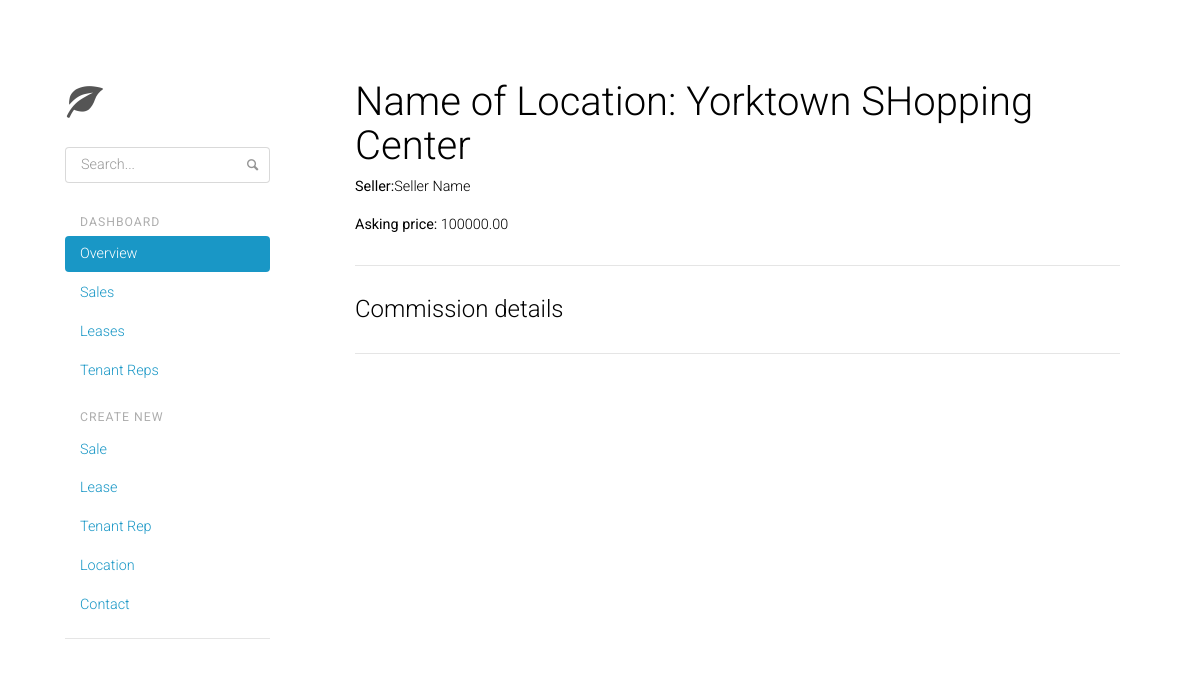
The app's page /commissions/sale/1/ with its own data.
### commissions/models.py (models this page shows, shortened)
class Sale(TimeStampedModel):
    buyer_name = models.CharField(max_length=80, blank=True)
    seller_name = models.CharField(max_length=80, blank=True)
    location_name = models.CharField(max_length=120, blank=True)
    status = models.CharField(max_length=3, choices=SALE_WORKFLOW_STATUS, blank=True, default=0, help_text="Workflow status")
    transaction_close_date = models.DateField("close date", blank=True, null=True)
    asking_price = models.DecimalField(decimal_places=2, null=False, blank=False, max_digits=20, default=0)
    contract_execution_date = models.DateField("contract signed on", blank=True, null=True)
    sellers_broker = models.CharField(max_length=80, blank=True)
    buyers_broker = models.CharField(max_length=80, blank=True)
    house_broker = models.CharField(max_length=80, blank=True)
    contingencies = models.TextField(max_length=1000, blank=True)
    closing_price = models.DecimalField(decimal_places=2, null=True, blank=True, max_digits=20, default=0)
    deal_commission_rate = models.DecimalField(decimal_places=4, default=1.000, max_digits=5)
    house_rep_commission_split_rate = models.DecimalField(decimal_places=4, max_digits=5, default=1)
    outside_broker_commission_rate = models.DecimalField(decimal_places=4, default=0, max_digits=5)
    commission_due_date = models.DateField("commission paid on", blank=True, null=True)
    commission_payout_terms = models.TextField(max_length=1000, blank=True)
    send_invoice_to = models.CharField(max_length=120, blank=True)
    invoice_address = models.CharField(max_length=100, blank=True)
    invoice_phone = models.CharField(max_length=15, blank=True)
    invoice_city = models.CharField(max_length=30, blank=True)
    invoice_state = models.CharField(max_length=20, blank=True)
    invoice_zip = models.CharField(max_length=12, blank=True)
    contact_person = models.CharField(max_length=80, blank=True)
    outside_broker_contact = models.CharField(max_length=80, blank=True)
    outside_broker_contact_address = models.CharField(max_length=100, blank=True)
    outside_broker_contact_phone_number = models.CharField(max_length=15, blank=True)
    outside_broker_email_address = models.EmailField(blank=True)
    outside_broker_w9_on_file = models.BooleanField(default=False)
    notes = models.TextField(blank=True)
    class Meta:
        ordering = ["location_name"]

### commissions/views.py (the view)
# urls.py: url(r'^sale/(?P<pk>[0-9]+)/$', views.SaleDetailView.as_view(), name='sale-detail'),
class SaleDetailView(generic.DetailView):
    model = Sale

### commissions/templates/commissions/sale_detail.html
{% extends 'base.html' %}
{% block content %}
<div class="container">
   <h1>Name of Location: {{ sale.location_name }}</h1>
   <p><strong>Seller:</strong>{{ sale.seller_name }} </p>
   <p><strong>Asking price:</strong> {{ sale.asking_price }} </p>
      <hr>
   <div style="margin-left:20 px;margin-top:20px">
      <h4>Commission details</h4>
      <hr>
</div>
  {% endblock %}

### commissions/static/css/application.css (style rules this page uses)
body { padding-top: 20px; padding-bottom: 20px; }
@media (min-width: 768px) { body { padding-top: 50px; padding-bottom: 50px; } }
h1, h2, h3, h4, h5, h6, .h1, .h2, .h3, .h4, .h5, .h6 { margin-top: 0; }
hr { margin-top: 30px; margin-bottom: 30px; }

### commissions/static/css/docs.css (style rules this page uses)
body { overflow-x: hidden; padding-bottom: 40px; }

### commissions/static/css/style.css (style rules this page uses)
body { padding-top: 5rem; background-color: white; }

### commissions/templates/base.html (style rules this page uses)
body { width: 1px; min-width: 100%; *width: 100%; }

### records on screen
Sale: location_name "Yorktown SHopping Center", seller_name "Seller Name", asking_price "100000.00"
